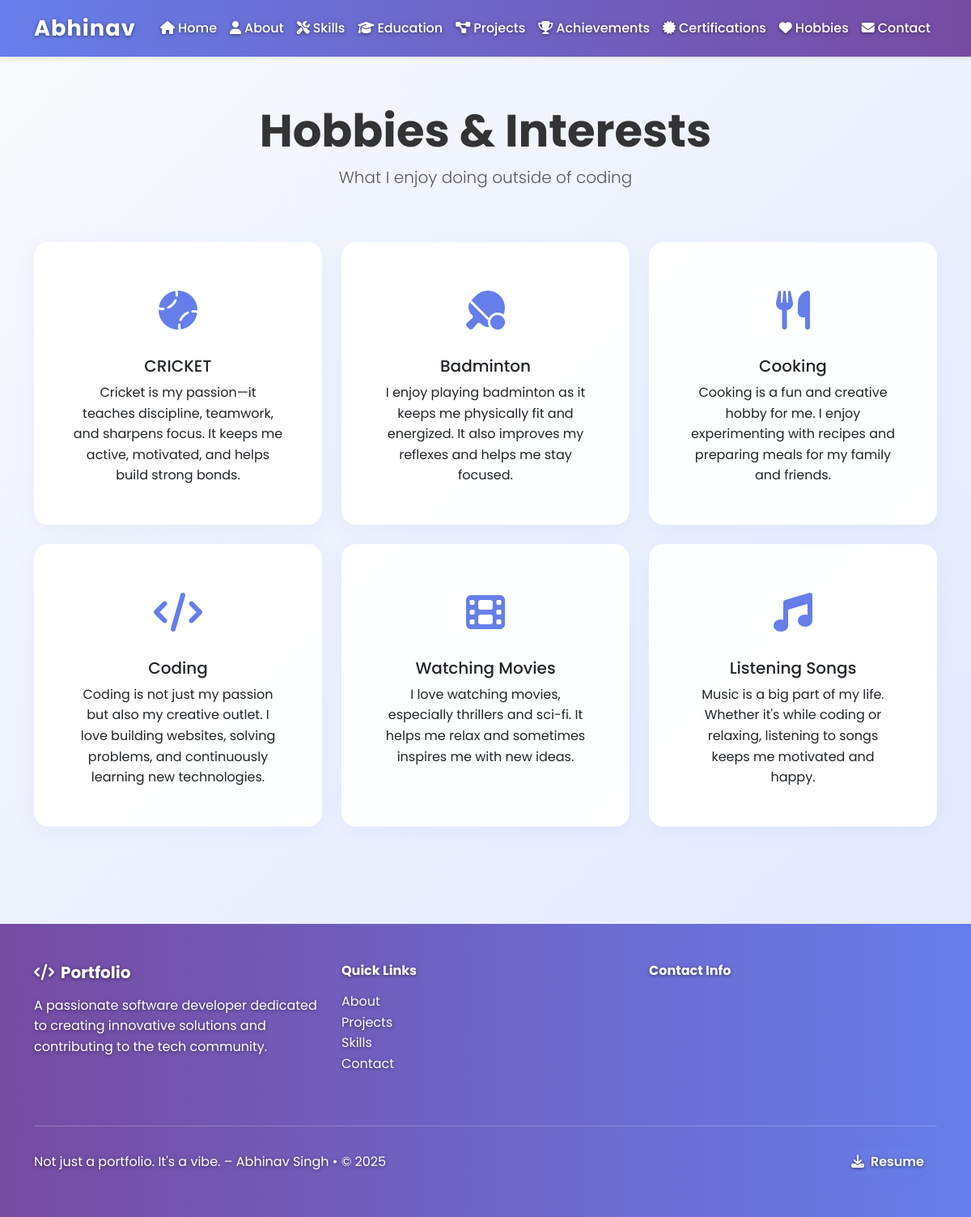
The app's page /hobbies/ with its own data.
### main/models.py (models this page shows, shortened)
class Hobby(models.Model):
    title = models.CharField(max_length=100)
    description = models.TextField()
    icon = models.CharField(max_length=50, blank=True)
    order = models.IntegerField(default=0)
    class Meta:
        verbose_name_plural = "Hobbies"
        ordering = ['order']

### main/views.py (the view)
# urls.py: path('hobbies/', views.hobbies, name='hobbies'),
def hobbies(request):
    hobbies_list = Hobby.objects.all()
    context = {
        'hobbies_list': hobbies_list,
    }
    return render(request, 'main/hobbies.html', context)

### templates/main/hobbies.html (shortened to what this page needs)
{% extends 'base.html' %}
{% load static %}
{% block content %}
<section class="py-5">
    <div class="container">
        <div class="row">
            <div class="col-12 text-center mb-5">
                <h1 class="display-4 fw-bold">Hobbies & Interests</h1>
                <p class="lead text-muted">What I enjoy doing outside of coding</p>
            </div>
        </div>
        <div class="row">
            {% if hobbies_list %}
                {% for hobby in hobbies_list %}
                    <div class="col-lg-4 col-md-6 mb-4">
                        <div class="card hobby-card h-100">
                            <div class="card-body text-center">
                                <div class="hobby-icon">
                                    {% if hobby.icon %}
                                        <i class="{{ hobby.icon }}"></i>
                                    {% else %}
                                        <i class="fas fa-heart"></i>
                                    {% endif %}
                                </div>
                                <h5 class="card-title">{{ hobby.title }}</h5>
                                <p class="card-text">{{ hobby.description }}</p>
                            </div>
                        </div>
                    </div>
                {% endfor %}
            {% endif %}
        </div>
    </div>
</section>
{% endblock %}

### static/css/style.css (style rules this page uses)
* { margin: 0; padding: 0; box-sizing: border-box; }
html, body { height: 100%; }
body { font-family: 'Poppins', sans-serif; line-height: 1.6; color: #333; background: linear-gradient(135deg, #f8fafc 0%, #e0e7ff 100%); display: flex; flex-direction: column; min-height: 100vh; overflow-x: hidden; }
.card { border: none; border-radius: 18px; box-shadow: 0 6px 24px rgba(102, 126, 234, 0.08); background: #fff; transition: transform 0.3s, box-shadow 0.3s; overflow: hidden; }
.hobby-card { text-align: center; padding: 2rem; }
.hobby-icon { font-size: 3rem; color: #667eea; margin-bottom: 1rem; }
html { scroll-behavior: smooth; }
.card { background: rgba(255, 255, 255, 0.95); backdrop-filter: blur(2px); -webkit-backdrop-filter: blur(2px); }
section, .main-content>div { padding-top: 2.5rem; padding-bottom: 2.5rem; }

### templates/base.html (style rules this page uses)
html, body { height: 100%; }
body { min-height: 100vh; }

### records on screen
Hobby: title "CRICKET", description "Cricket is my passion—it teaches discipline, teamwork, and sharpens focus. It keeps me active, motivated, and helps build strong bonds."
Hobby: title "Badminton", description "I enjoy playing badminton as it keeps me physically fit and energized. It also improves my reflexes and helps me stay focused."
Hobby: title "Cooking", description "Cooking is a fun and creative hobby for me. I enjoy experimenting with recipes and preparing meals for my family and friends."
Hobby: title "Coding", description "Coding is not just my passion but also my creative outlet. I love building websites, solving problems, and continuously learning new technologies."
Hobby: title "Watching Movies", description "I love watching movies, especially thrillers and sci-fi. It helps me relax and sometimes inspires me with new ideas."
Hobby: title "Listening Songs", description "Music is a big part of my life. Whether it's while coding or relaxing, listening to songs keeps me motivated and happy."
